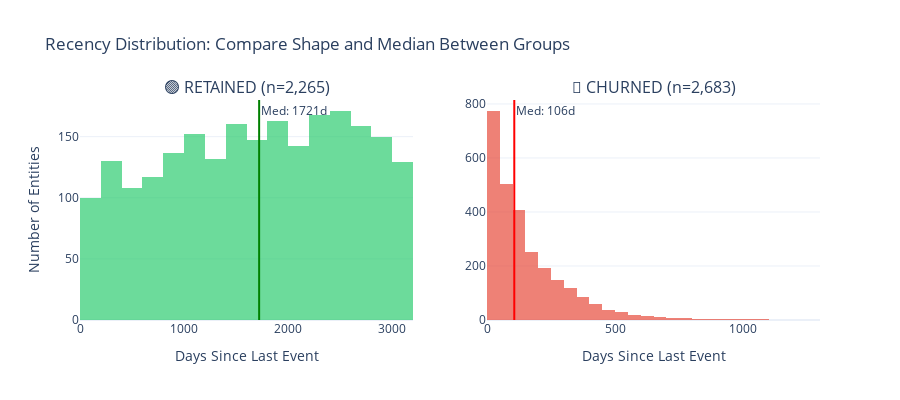

The notebook cell this image was saved under:
### Code cell
# Visualize recency distribution - COMPARING RETAINED VS CHURNED
if ENTITY_COLUMN:
    # Compute recency for each entity
    reference_date = df[TIME_COLUMN].max()
    entity_last = df.groupby(ENTITY_COLUMN)[TIME_COLUMN].max().reset_index()
    entity_last["recency_days"] = (reference_date - entity_last[TIME_COLUMN]).dt.days
    
    # Add target for comparison
    if TARGET_COLUMN and TARGET_COLUMN in df.columns:
        entity_target = df.groupby(ENTITY_COLUMN)[TARGET_COLUMN].first().reset_index()
        entity_recency = entity_last.merge(entity_target, on=ENTITY_COLUMN)
        has_target = True
    else:
        entity_recency = entity_last.copy()
        has_target = False
    
    # Cap for visualization
    cap = entity_recency["recency_days"].quantile(0.99)
    entity_recency_capped = entity_recency[entity_recency["recency_days"] <= cap]
    
    if has_target:
        # SIDE-BY-SIDE COMPARISON: Retained vs Churned
        print("="*70)
        print("RECENCY DISTRIBUTION: Retained vs Churned Comparison")
        print("="*70)
        
        retained_recency = entity_recency_capped[entity_recency_capped[TARGET_COLUMN] == 1]["recency_days"]
        churned_recency = entity_recency_capped[entity_recency_capped[TARGET_COLUMN] == 0]["recency_days"]
        
        fig = make_subplots(
            rows=1, cols=2,
            subplot_titles=[
                f"🟢 RETAINED (n={len(retained_recency):,})",
                f"🔴 CHURNED (n={len(churned_recency):,})"
            ],
            horizontal_spacing=0.1
        )
        
        # Retained histogram
        fig.add_trace(go.Histogram(
            x=retained_recency,
            nbinsx=30,
            name="Retained",
            marker_color="rgba(46, 204, 113, 0.7)",
            showlegend=False
        ), row=1, col=1)
        
        # Churned histogram
        fig.add_trace(go.Histogram(
            x=churned_recency,
            nbinsx=30,
            name="Churned",
            marker_color="rgba(231, 76, 60, 0.7)",
            showlegend=False
        ), row=1, col=2)
        
        # Add median lines
        fig.add_vline(x=retained_recency.median(), line_dash="solid", line_color="green",
                      annotation_text=f"Med: {retained_recency.median():.0f}d", row=1, col=1)
        fig.add_vline(x=churned_recency.median(), line_dash="solid", line_color="red",
                      annotation_text=f"Med: {churned_recency.median():.0f}d", row=1, col=2)
        
        fig.update_layout(
            title="Recency Distribution: Compare Shape and Median Between Groups",
            template="plotly_white",
            height=400
        )
        fig.update_xaxes(title_text="Days Since Last Event", row=1, col=1)
        fig.update_xaxes(title_text="Days Since Last Event", row=1, col=2)
        fig.update_yaxes(title_text="Number of Entities", row=1, col=1)
        
        display_figure(fig)
        
        # Summary statistics
        print("\n📊 Recency Statistics by Retention Status:")
        print("-" * 60)
        print(f"{'Metric':<20} {'Retained':>15} {'Churned':>15} {'Difference':>15}")
        print("-" * 60)
        
        metrics = [
            ("Mean", retained_recency.mean(), churned_recency.mean()),
            ("Median", retained_recency.median(), churned_recency.median()),
            ("Std Dev", retained_recency.std(), churned_recency.std()),
            ("25th Percentile", retained_recency.quantile(0.25), churned_recency.quantile(0.25)),
            ("75th Percentile", retained_recency.quantile(0.75), churned_recency.quantile(0.75)),
        ]
        
        for name, ret_val, churn_val in metrics:
            diff = ret_val - churn_val
            print(f"{name:<20} {ret_val:>15.1f} {churn_val:>15.1f} {diff:>+15.1f}")
        
        # Calculate effect size for recency
        pooled_std = np.sqrt((retained_recency.var() + churned_recency.var()) / 2)
        if pooled_std > 0:
            cohens_d = (retained_recency.mean() - churned_recency.mean()) / pooled_std
        else:
            cohens_d = 0
        
        abs_d = abs(cohens_d)
        if abs_d >= 0.8:
            effect_interp = "Large effect"
        elif abs_d >= 0.5:
            effect_interp = "Medium effect"
        elif abs_d >= 0.2:
            effect_interp = "Small effect"
        else:
            effect_interp = "Negligible"
        
        print(f"\n📈 Effect Size (Cohen's d): {cohens_d:+.3f} ({effect_interp})")
        
        # INTERPRETATION
        print("\n" + "─"*70)
        print("📖 HOW TO INTERPRET RECENCY COMPARISON")
        print("─"*70)
        if churned_recency.median() > retained_recency.median():
            print("""
Key Finding: Churned customers have HIGHER recency (more days since last event)

This is a classic churn pattern - customers who leave typically show:
  • Longer gaps between activities before churning
  • Declining engagement over time
  • Last activity farther from observation date

Feature Engineering Recommendations:
  • days_since_last_event (recency as-is)
  • log_recency (if distribution is skewed)
  • recency_bucket (categorical: 0-7d, 8-30d, 31-90d, >90d)
  • is_recent_active (binary: recency < 30 days)
""")
        else:
            print("""
Observation: Retained customers have similar or higher recency than churned

This is unusual - investigate whether:
  • Churn is happening very quickly (new customers leaving fast)
  • There's a time window issue in the data
  • Target definition may need review
""")
        
    else:
        # Single distribution (no target)
        fig = go.Figure()
        fig.add_trace(go.Histogram(
            x=entity_recency_capped["recency_days"],
            nbinsx=50,
            name="Recency",
            marker_color="coral",
            opacity=0.7
        ))
        
        fig.add_vline(x=recency_result.median_recency_days, line_dash="solid", line_color="green",
                      annotation_text=f"Median: {recency_result.median_recency_days:.0f} days",
                      annotation_position="top right")
        
        fig.update_layout(
            title=f"Recency Distribution (capped at {cap:.0f} days = 99th percentile)",
            xaxis_title="Days Since Last Event",
            yaxis_title="Number of Entities",
            template="plotly_white",
            height=400
        )
        display_figure(fig)

### Figure 1 — Plotly figure (JSON) as saved in the notebook; plotly's stock layout.template omitted (floating-point values rounded to 4 significant figures; data arrays with more than 128 entries replaced by an {"elided": "..."} marker saying what was removed)
{"data": [{"marker": {"color": "rgba(46, 204, 113, 0.7)"}, "name": "Retained", "nbinsx": 30, "showlegend": false, "type": "histogram", "x": {"elided": "2265 int values"}, "xaxis": "x", "yaxis": "y"}, {"marker": {"color": "rgba(231, 76, 60, 0.7)"}, "name": "Churned", "nbinsx": 30, "showlegend": false, "type": "histogram", "x": {"elided": "2683 int values"}, "xaxis": "x2", "yaxis": "y2"}], "layout": {"annotations": [{"font": {"size": 16}, "showarrow": false, "text": "🟢 RETAINED (n=2,265)", "x": 0.225, "xanchor": "center", "xref": "paper", "y": 1, "yanchor": "bottom", "yref": "paper"}, {"font": {"size": 16}, "showarrow": false, "text": "🔴 CHURNED (n=2,683)", "x": 0.775, "xanchor": "center", "xref": "paper", "y": 1, "yanchor": "bottom", "yref": "paper"}, {"showarrow": false, "text": "Med: 1721d", "x": 1721, "xanchor": "left", "xref": "x", "y": 1, "yanchor": "top", "yref": "y domain"}, {"showarrow": false, "text": "Med: 106d", "x": 106, "xanchor": "left", "xref": "x2", "y": 1, "yanchor": "top", "yref": "y2 domain"}], "height": 400, "shapes": [{"line": {"color": "green", "dash": "solid"}, "type": "line", "x0": 1721, "x1": 1721, "xref": "x", "y0": 0, "y1": 1, "yref": "y domain"}, {"line": {"color": "red", "dash": "solid"}, "type": "line", "x0": 106, "x1": 106, "xref": "x2", "y0": 0, "y1": 1, "yref": "y2 domain"}], "title": {"text": "Recency Distribution: Compare Shape and Median Between Groups"}, "xaxis": {"anchor": "y", "domain": [0, 0.45], "title": {"text": "Days Since Last Event"}}, "xaxis2": {"anchor": "y2", "domain": [0.55, 1], "title": {"text": "Days Since Last Event"}}, "yaxis": {"anchor": "x", "domain": [0, 1], "title": {"text": "Number of Entities"}}, "yaxis2": {"anchor": "x2", "domain": [0, 1]}}}
